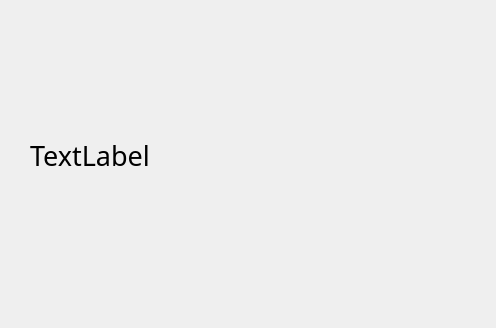
<?xml version="1.0" encoding="UTF-8"?>
<ui version="4.0">
 <class>Dialog</class>
 <widget class="QDialog" name="Dialog">
  <property name="geometry">
   <rect>
    <x>0</x>
    <y>0</y>
    <width>496</width>
    <height>328</height>
   </rect>
  </property>
  <property name="windowTitle">
   <string>Dialog</string>
  </property>
  <widget class="QLabel" name="label">
   <property name="geometry">
    <rect>
     <x>30</x>
     <y>90</y>
     <width>421</width>
     <height>131</height>
    </rect>
   </property>
   <property name="font">
    <font>
     <family>맑은 고딕</family>
     <pointsize>20</pointsize>
     <weight>50</weight>
     <bold>false</bold>
    </font>
   </property>
   <property name="text">
    <string>TextLabel</string>
   </property>
  </widget>
 </widget>
 <resources/>
 <connections/>
</ui>
